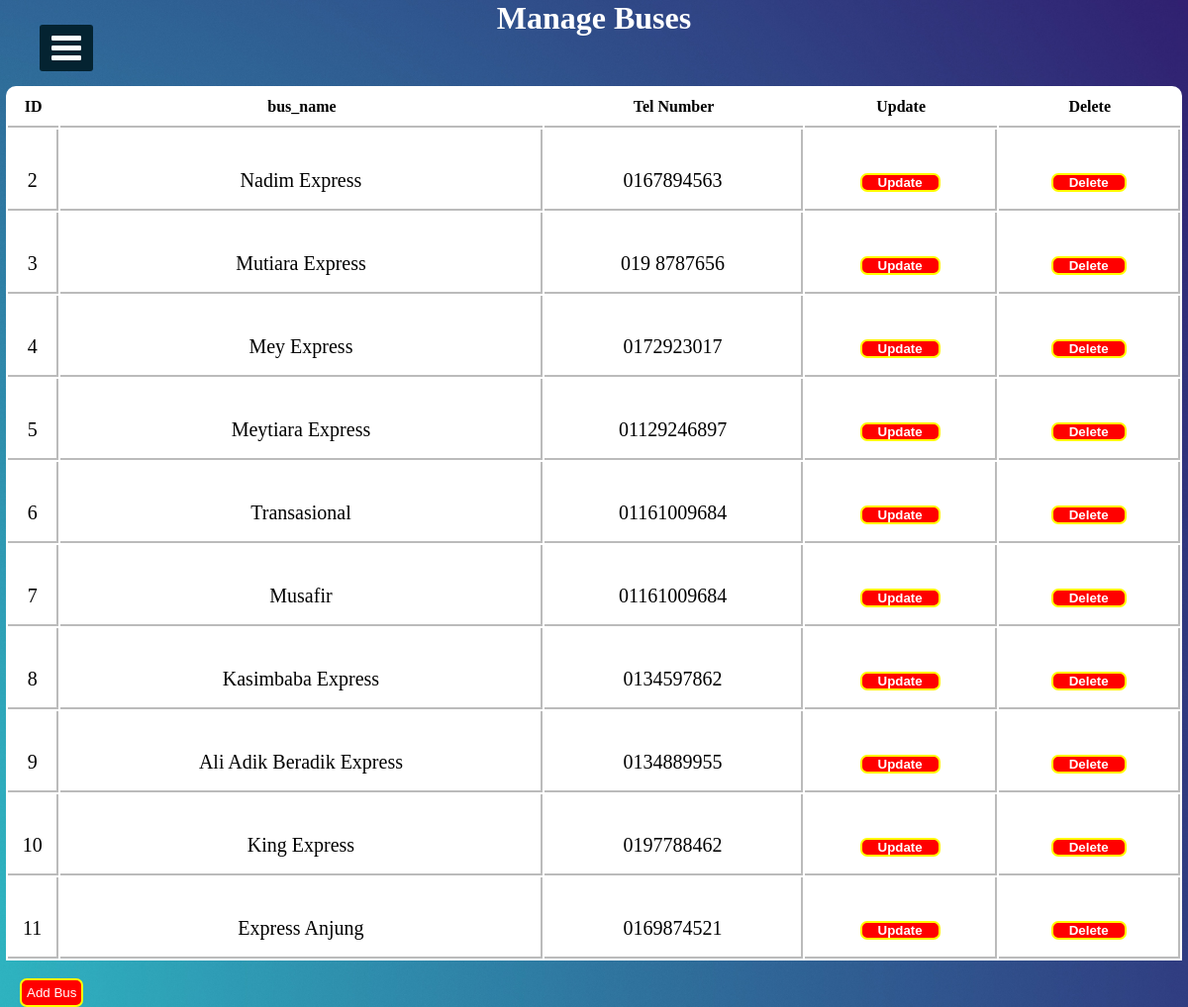
/ManagesBuses.php, run on the app's committed database.
### tables this page shows
CREATE TABLE `bus` (
  `id` int(11) NOT NULL,
  `Bus_Name` varchar(255) NOT NULL,
  `Tel` varchar(20) NOT NULL
);

### ManagesBuses.php (the view, shortened to what this page needs)
<?php
  include("connection.php");
?>
<!DOCTYPE html>
<html>
<head>
  <link rel="stylesheet" href="https://cdnjs.cloudflare.com/ajax/libs/font-awesome/4.7.0/css/font-awesome.min.css">
<link rel="stylesheet" href="cssfile/sidebar.css">
</head>
<body>
  <label for="check">
<i class="fa fa-bars" id="btn"></i>
  </label>
<div class="sidebar2">
		<h1 class="adminTopic">Manage Buses</h1>
<?php
    $sqlget="SELECT * FROM bus";
    $sqldata=mysqli_query($conn,$sqlget) or die('error getting');
    echo "<table>";
    echo "<tr>
      <th>ID</th>
    <th>bus_name</th>
    <th>Tel Number</th>
    <th>Update</th>
    <th>Delete</th>
       </tr>";
       while ($row=mysqli_fetch_array($sqldata,MYSQLI_ASSOC))
       {
        echo "<tr><td>";
        echo $row['id'];
        echo "</td><td>";
        echo $row['Bus_Name'];
        echo "</td><td>";
        echo $row['Tel'];
        echo "</td>";
        ?>
        <td>
        <button style="border:2px solid yellow; border-radius:7px; background-color:red;color:white;">
          <a href="UpdateBus.php?id=<?php echo $row['id'];?>">
          Update
          </a>
        </button>
        </td><td>
        <button style = "border:2px solid yellow; border-radius:7px; background-color:red;color:white;" >
          <a href="deleteBus.php?id=<?php echo $row['id'];?>">
            Delete
        </a>
       </button>
        </td></tr>
<?php
       }
       echo "</table>";
?>
<br>
                       <a href="AddBus.php">     <button class="btnPolicy">Add Bus</button></a>
</div>
</body>
</html>

### cssfile/sidebar.css (style rules this page uses)
* { margin: 0; padding: 0; list-style: none; text-decoration: none; }
label #btn, label #cancle { position: absolute; cursor: pointer; background: #042331; color: #fff; border-radius: 3px; }
label #btn { left: 40px; top: 25px; font-size: 35px; color: #fff; padding: 6px 12px; transition: all 0.5s; }

### ManagesBuses.php (style rules this page uses)
body { background-image: url("image/20.jpg"); background-position: center; background-size: cover; height: 700px; background-repeat: no-repeat; background-attachment: fixed; }
.adminTopic { text-align: center; color: #fff; }
table { width:99%; border-collapse: separate !important; margin:auto; text-align:center; margin-top:50px; background-color: rgb(255, 255, 255); border-radius: 10px 10px 0px 0px; }
table th { border-bottom:2px solid rgb(187, 187, 187); padding:10px 0px 10px 0px; font-family: "balsamiq_sansitalic" !important; }
table tr td { border-right: 2px solid rgb(187, 187, 187); height: 58px; padding: 22px 0px 0px 0px; font-family: "monospace;" !important; border-bottom: 2px solid rgb(187, 187, 187); font-size: 20px; }
table tr td a { color: white; border-radius: 5px; padding: 6px; text-decoration: none; margin: 10px; font-weight: 700; }
button { padding: 5px 5px 5px 5x; }
.btnPolicy { padding: 5px 5px 5px 5px; border: 2px solid yellow; border-radius: 7px; background-color: red; color: white; margin-left: 20px; }

### data on the page
bus: id "2", Bus_Name "Nadim Express", Tel "0167894563"
bus: id "3", Bus_Name "Mutiara Express", Tel "019 8787656"
bus: id "4", Bus_Name "Mey Express", Tel "0172923017"
bus: id "5", Bus_Name "Meytiara Express", Tel "01129246897"
bus: id "6", Bus_Name "Transasional", Tel "01161009684"
bus: id "7", Bus_Name "Musafir", Tel "01161009684"
bus: id "8", Bus_Name "Kasimbaba Express", Tel "0134597862"
bus: id "9", Bus_Name "Ali Adik Beradik Express", Tel "0134889955"
bus: id "10", Bus_Name "King Express", Tel "0197788462"
bus: id "11", Bus_Name "Express Anjung", Tel "0169874521"
